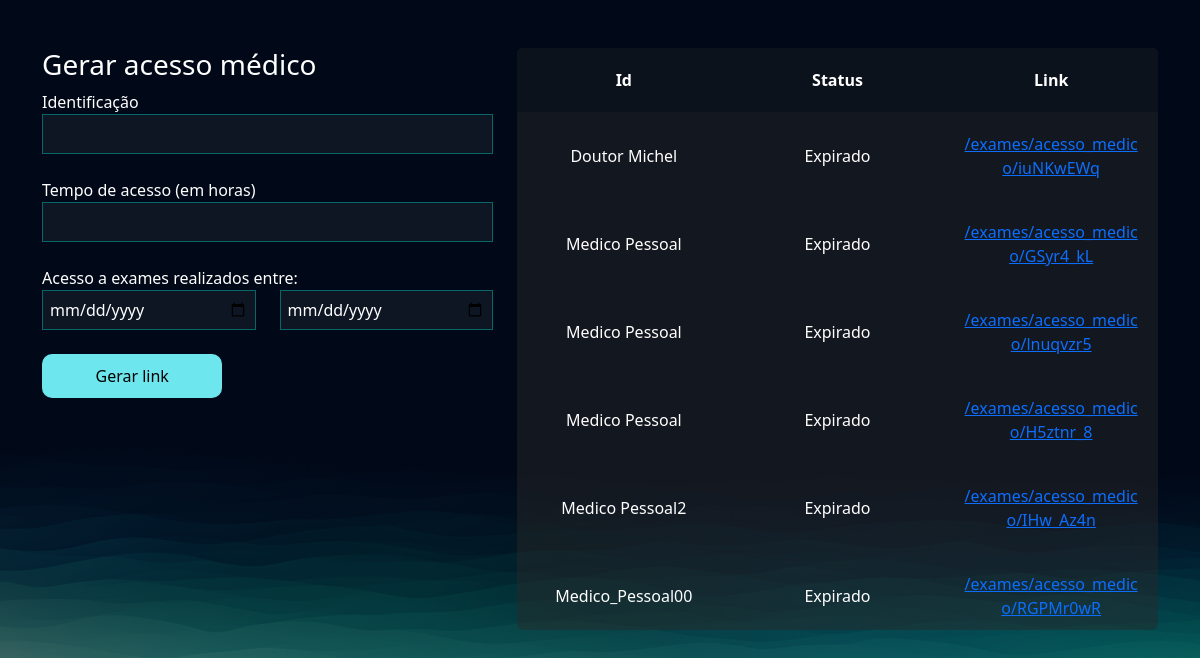
/exames/gerar_acesso_medico/ (signed in), run on the app's committed database.
### exames/models.py (models this page shows, shortened)
class AcessoMedico(models.Model):
    usuario = models.ForeignKey(User, on_delete=models.DO_NOTHING)
    identificacao = models.CharField(max_length=50)
    tempo_de_acesso = models.IntegerField()
    criado_em = models.DateTimeField()
    data_exames_iniciais = models.DateField()
    data_exames_finais = models.DateField()
    token = models.CharField(max_length=20, null=True, blank=True)
    @property
    def status(self):
        return 'Expirado' if timezone.now() > (self.criado_em + timedelta(hours=self.tempo_de_acesso)) else 'Ativo'
    @property
    def url(self):
        return f'/exames/acesso_medico/{self.token}'

### exames/views.py (the view, shortened to what this page needs)
# urls.py: path('gerar_acesso_medico/', views.gerar_acesso_medico, name='gerar_acesso_medico'),
@login_required
def gerar_acesso_medico(request):
    if request.method == "GET":
        acessos_medico = AcessoMedico.objects.filter(usuario = request.user)
        return render(request, 'gerar_acesso_medico.html', {'acessos_medico': acessos_medico})

### exames/templates/gerar_acesso_medico.html (shortened to what this page needs)
{% extends "bases/base.html" %}
{% load static %}
{% block 'head' %}
    <link href="{% static 'exames/css/css.css' %}" rel="stylesheet">
    <link href="{% static 'exames/css/gerenciar_pedidos.css' %}" rel="stylesheet">
    <link href="{% static 'exames/css/gerar_acesso_medico.css' %}" rel="stylesheet">
{% endblock 'head' %}
{% block 'conteudo' %}
    <br>
    <br>
    <div class="container">
        <div class="row">
            <div class="col-md-5">
                <h3>Gerar acesso médico</h3>
                <form action="{% url "gerar_acesso_medico" %}" method="POST">{% csrf_token %}
                    <label for="">Identificação</label>
                    <br>
                    <input style="width: 100%" type="text" name="identificacao" id="" class="input-default">
                    <br>
                    <br>
                    <label for="">Tempo de acesso (em horas)</label>
                    <br>
                    <input style="width: 100%" type="number" name="tempo_de_acesso" id="" class="input-default">
                    <br>
                    <br>
                    <div class="row">
                        <label for="">Acesso a exames realizados entre:</label>
                        <br>
                        <div class="col-md">
                            <input style="width: 100%" type="date" name="data_exame_inicial" id="" class="input-default">
                        </div>
                        <div class="col-md">
                            <input style="width: 100%" type="date" name="data_exame_final" id="" class="input-default">
                            <br>
                            <br>
                        </div>
                    </div>
                    <input style="width: 40%" type="submit" class="btn-default" value="Gerar link">
                </form>
            </div>
            <div class="col-md tabela">
                <div class="card card-view">
                    <table style="text-align: center;">
                        <thead>
                            <tr>
                                <th>Id</th>
                                <th>Status</th>
                                <th>Link</th>
                            </tr>
                            {% for acesso in acessos_medico %}
                                <tr class="linha-tabela">
                                    <td>{{acesso.identificacao}}</td>
                                    <td>{{acesso.status}}</td>
                                    <td><a href="{{acesso.url}}">{{acesso.url}}</a></td>
                                </tr>
                            {% endfor %}
                        </thead>
                    </table>
                </div>
            </div>
        </div>
    </div>
{% endblock 'conteudo' %}

### templates/static/geral/css/geral.css (style rules this page uses)
:root { --main-color: #151C34; --dark-color: #0C121C ; --light-color: #6DE6EE; --contrast-color: #f4c96b; --differential-color: #066668; }
* { color: white }
.input-default { background-color: rgba(255,255,255,0.05); border: 1px solid var(--differential-color); padding: 7px; width: 50%; }
.btn-default { background-color: var(--light-color); color: black; width: 15%; padding: 10px; border: none; border-radius: 10px; }

### templates/static/exames/css/css.css (style rules this page uses)
html { background-image: url('/static/geral/img/bg2.png'); background-size: cover; }
body { background-image: url('/static/geral/img/bg2.png'); background-size: cover; }
.card { background-color: rgba(217, 217, 217, .14); color: white; padding: 15px; }

### templates/static/exames/css/gerenciar_pedidos.css (style rules this page uses)
.linha-tabela { background-color: #00000063; height: 20px; }
td, th { padding: 20px; }
.card-view { text-align: center; padding: 0; border: none; height: 70vh; overflow: auto; }
table { border-spacing: 0; width: 100%; table-layout: fixed; }
thead tr th { background: #0C121C; position: sticky; top: 0; z-index: 99; }

### templates/static/exames/css/gerar_acesso_medico.css (style rules this page uses)
table { border-spacing: 0; width: 100%; table-layout: fixed; }
thead tr th { background: #0C121C; position: sticky; top: 0; z-index: 99; }

### data on the page
AcessoMedico: identificacao "Doutor Michel", status "Expirado", url "/exames/acesso_medico/iuNKwEWq"
AcessoMedico: identificacao "Medico Pessoal", status "Expirado", url "/exames/acesso_medico/GSyr4_kL"
AcessoMedico: identificacao "Medico Pessoal", status "Expirado", url "/exames/acesso_medico/lnuqvzr5"
AcessoMedico: identificacao "Medico Pessoal", status "Expirado", url "/exames/acesso_medico/H5ztnr_8"
AcessoMedico: identificacao "Medico Pessoal2", status "Expirado", url "/exames/acesso_medico/IHw_Az4n"
AcessoMedico: identificacao "Medico_Pessoal00", status "Expirado", url "/exames/acesso_medico/RGPMr0wR"
